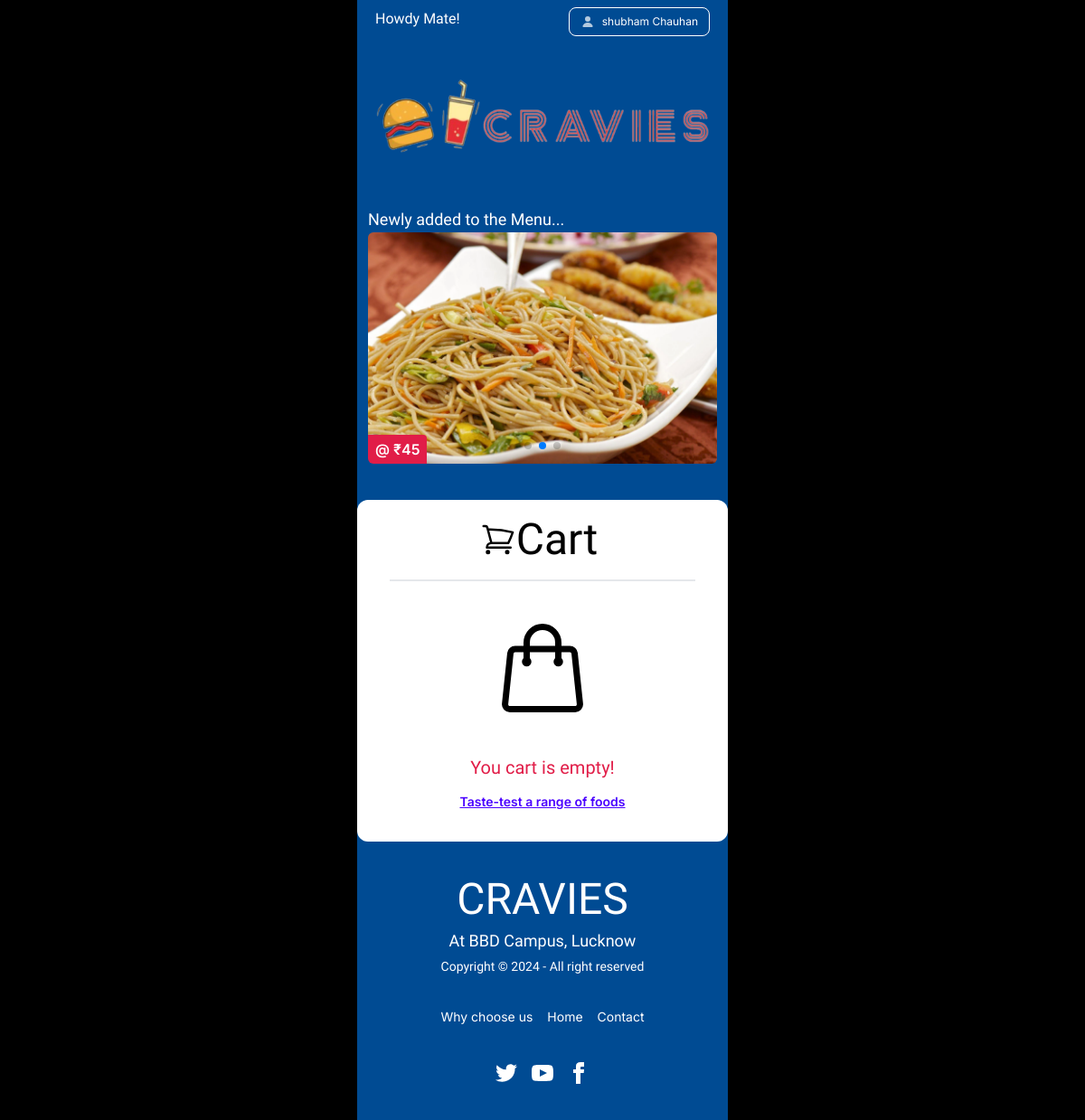
Page /cart/ (signed in) on the committed database.
### Store/models.py (models this page shows, shortened)
class Product(models.Model):
    shop = models.ForeignKey(Shop, on_delete=models.CASCADE, null=True, blank=True)
    name = models.CharField(max_length=50)
    price = models.IntegerField(default=0)
    product_ctgry = models.ForeignKey(Category, on_delete=models.CASCADE, default=1)
    description = models.TextField(blank=True, max_length=300)
    image = models.ImageField(upload_to="uploads/products/")
    offer_discounts = models.IntegerField(default=0)
    availibility = models.BooleanField(default=True)
    last_modified = models.DateTimeField(auto_now_add=True)
    visibility = models.BooleanField(default=True)

### Store/views.py (the view)
# urls.py: path('cart/', views.CartPage, name="cartpage"),
@login_required
def CartPage(request):
    NEW_IN_THE_MENU = models.NewInTheMenu.objects.all()[0].name.all()
    products = []
    total = deliveryCharge
    cant_place_order = False
    try:
        cartItems = request.POST["cartInput"]
        for pid, qtty in  json.loads(cartItems).items():
            p = models.Product.objects.get(id=int(pid))
            products.append((p,qtty))
            total += (p.price*qtty)
        request.session["payment"] = cartItems
        customer = models.Customer.objects.get(user__id=request.user.id)
        if total < MIN_AMOUT_ORDER:
            print(total)
            cant_place_order = True
        return render(request, "store/cart.html", {"products":products, "deliveryCharge":deliveryCharge,"MIN_ORDER_AMOUNT":MIN_AMOUT_ORDER,"cant_place_order":cant_place_order,"total":total,"customer":customer,"NEW_IN_THE_MENU":NEW_IN_THE_MENU})
    except:
        return render(request, "store/cart.html", {"cartEmpty":True,  "NEW_IN_THE_MENU":NEW_IN_THE_MENU})

### templates/store/cart.html (shortened to what this page needs)
{% extends 'store/base.html' %}
{% block content %}
<div class="px-3 pb-10 text-white">
    {% include 'store/header.html' %}
    {% include 'store/sweeper.html' %}
</div>
<div class="bg-white text-black rounded-xl p-5 pt-0">
    <div class="flex items-center justify-center border-b-2 py-3 mx-4">
        <h2 class="text-5xl Cookie pe-2 my-2 "> Cart</h2>
    </div>
    {% if not cartEmpty %}
    <div class="cart_listing flex flex-col gap-y-3">
        <p class="text-sm mt-5">Items description:</p>
        {% for product in products %}
            <div class="box flex border-b-2">
                <div class="grow">
                    <p class="teachers text-lg">{{product.0.name}}</p>
                </div>
                <div class="price">
                    <p >{{product.0.price}} x {{product.1}}</p>
                </div>
            </div>
        {% endfor %}
        <div class="box flex border-b-2">
            <div class="grow">
                <p class="teachers text-lg">Delivery charge</p>
            </div>
            <div class="price">
                <p>Rs. {{deliveryCharge}}</p>
            </div>
        </div>
        <div class="box flex border-b-2">
            <div class="grow">
                <p class="font-bold teachers text-lg">Sum total</p>
            </div>
            <div class="price">
                <p class="font-bold">Rs. {{total}}</p>
            </div>
        </div>
        <form action="/payment/" method="post" class="form-control">
            {% csrf_token %}
            <div class="bg-slate-200 rounded-md p-3 mt-5 mb-2">
                <h4 class="mb-3 teachers">Communication Preferences</h4>
                <fieldset class="mb-2">
                    <legend class="text-sm teachers">Name: </legend>
                    <input type="text" readonly value="{{customer.user.first_name}}" class="input bg-slate-100 w-full">
                </fieldset>
                <fieldset class="mb-2">
                    <legend class="text-sm teachers">Phone: </legend>
                    <input type="text" name="againPhone" value="{{customer.number}}" class="input bg-slate-100 w-full">
                </fieldset>
                <fieldset class="mb-2">
                    <legend class="text-sm teachers">Address: </legend>
                    <input type="text" name="againAddress" value="{{customer.address}}" class="input bg-slate-100 w-full">
                </fieldset>
                <fieldset class="my-2">
                    <legend class="text-sm">Payment Method: </legend>
                    <div class="ms-2 flex items-center justify-start gap-2 py-1">
                        <input type="radio" name="paymentmethod" class="checkbox checkbox-primary" value="cod" checked>
                        <span class="teachers">COD</span>
                    </div>
                    <div class="ms-2 flex items-center justify-start gap-2 py-1">
                        <input type="radio" name="paymentmethod" class="checkbox checkbox-primary" value="" disabled>
                        <span class="teachers">Online (will be available soon)</span>
                    </div>
                </fieldset>
            </div>
            {% if cant_place_order %}
                <div class="border-2 border-rose-600 teachers p-3 rounded my-3">
                    <p>Order amount must be greater than Rs. {{MIN_ORDER_AMOUNT}}</p>
                </div>
            <button type="button" class="btn bg-rose-600 hover:bg-rose-600/80 cursor-not-allowed text-white w-full ">Cannot Place Order <i class="fa fa-solid fa-cross ms-2"></i></button>
            {% else %}
                <button type="submit" class="mt-5 btn bg-Canteen hover:bg-Canteen/80 text-white w-full">Confirm<i class="fa fa-solid fa-angle-right ms-2"></i></button>
            {% endif %}
        </form>
    </div>
    {% else %}
    <div class="text-center">
        <p class="text-center teachers text-xl text-rose-600 font-medium">You cart is empty!</p>
        <a href="/" class="">
            <button class="btn btn-active btn-link">Taste-test a range of foods</button>
        </a>
    </div>
    {% endif %}
</div>
{% include 'store/footer.html' %}
{% endblock %}

### templates/store/header.html (shortened to what this page needs)
{% load static %}
<header class="mb-5">
    <div class="nav flex p-2 relative">
        <div class="grow">
            <span class="text teachers">Howdy Mate!</span>
        </div>
        {% if request.user.is_authenticated %}
        <div class="relative">
            <button class="menu-btn btn btn-sm btn-outline text-white">
                <svg xmlns="http://www.w3.org/2000/svg" viewBox="0 0 16 16" fill="currentColor" class="w-4 h-4 opacity-70"><path d="M8 8a3 3 0 1 0 0-6 3 3 0 0 0 0 6ZM12.735 14c.618 0 1.093-.561.872-1.139a6.002 6.002 0 0 0-11.215 0c-.22.578.254 1.139.872 1.139h9.47Z" /></svg>
                <span class="text-xs">{{request.user.first_name}}</span>
            </button>
        </div>
        {% endif %}
    </div>
    <a href="/">
        <div class="container mx-auto py-10 px-2">
            <img src="{% static 'media/icon.png' %}" alt="icon" class="">
        </div>
    </a>
</header>

### templates/store/sweeper.html
{% load static %}
<div class="slider">
    <h3 class="teachers text-lg">Newly added to the Menu...</h3>
    <div class="swiper rounded-md">
        <div class="swiper-wrapper">
            {% for item in NEW_IN_THE_MENU %}
            <div class="swiper-slide">
                <div class="relative h-64 w-full">
                    <img src="{{item.image.url}}" alt="get net" class="h-full w-full object-fit">
                    <span class="absolute bg-rose-600 py-1 px-2 rounded-tr left-0 bottom-0 Inter font-semibold">@ ₹{{item.price}} </span>
                </div>
            </div>
            {% endfor %}
        </div>
        <div class="swiper-pagination"></div>
    </div>
</div>

### rows in the picture
Product: image (picture), price "45"

### other values in the picture
{{ request.user.first_name }} "shubham Chauhan"
